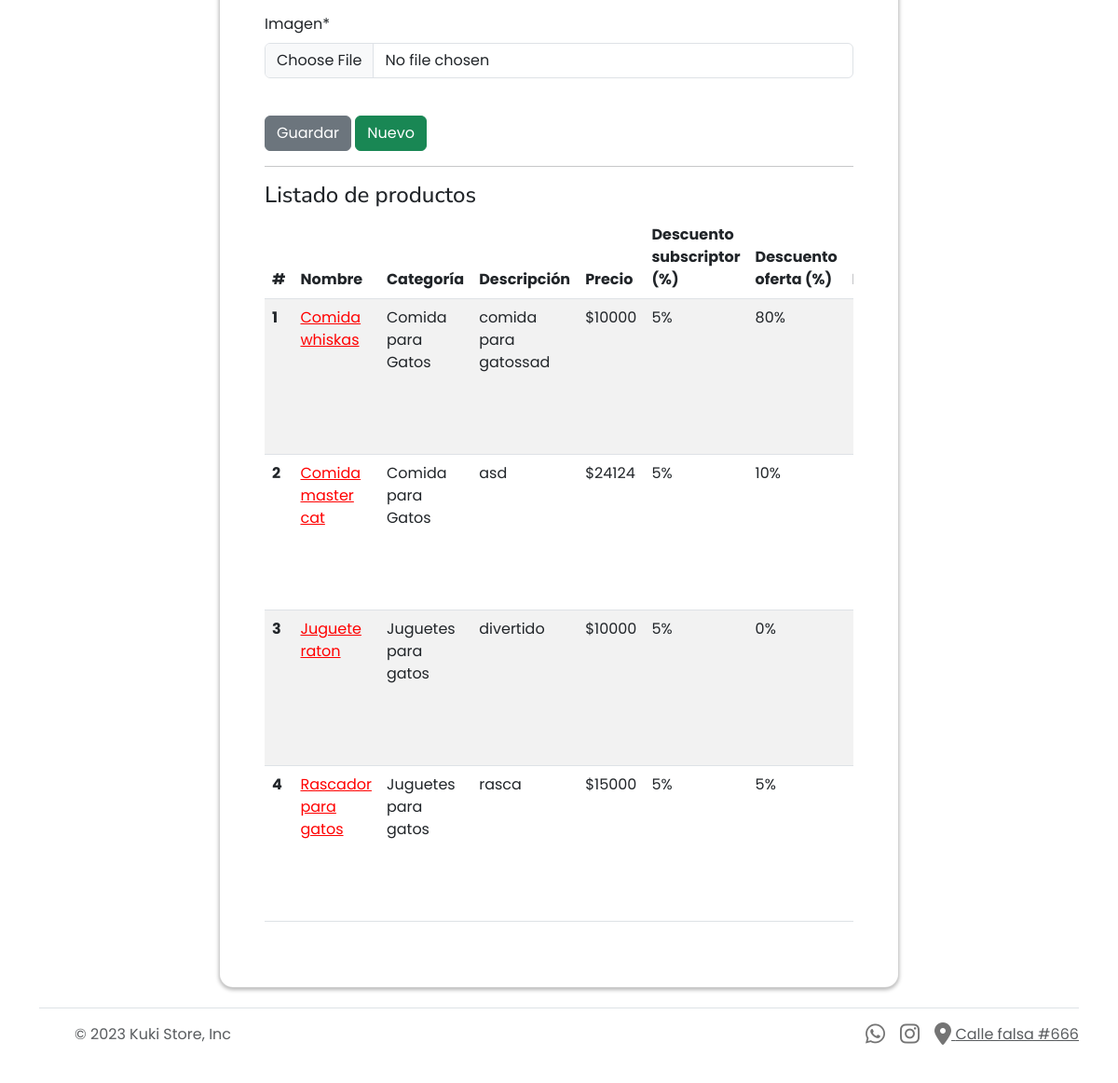
Before: /productos/ins/-1/ (signed in, lower part) with the older database file.
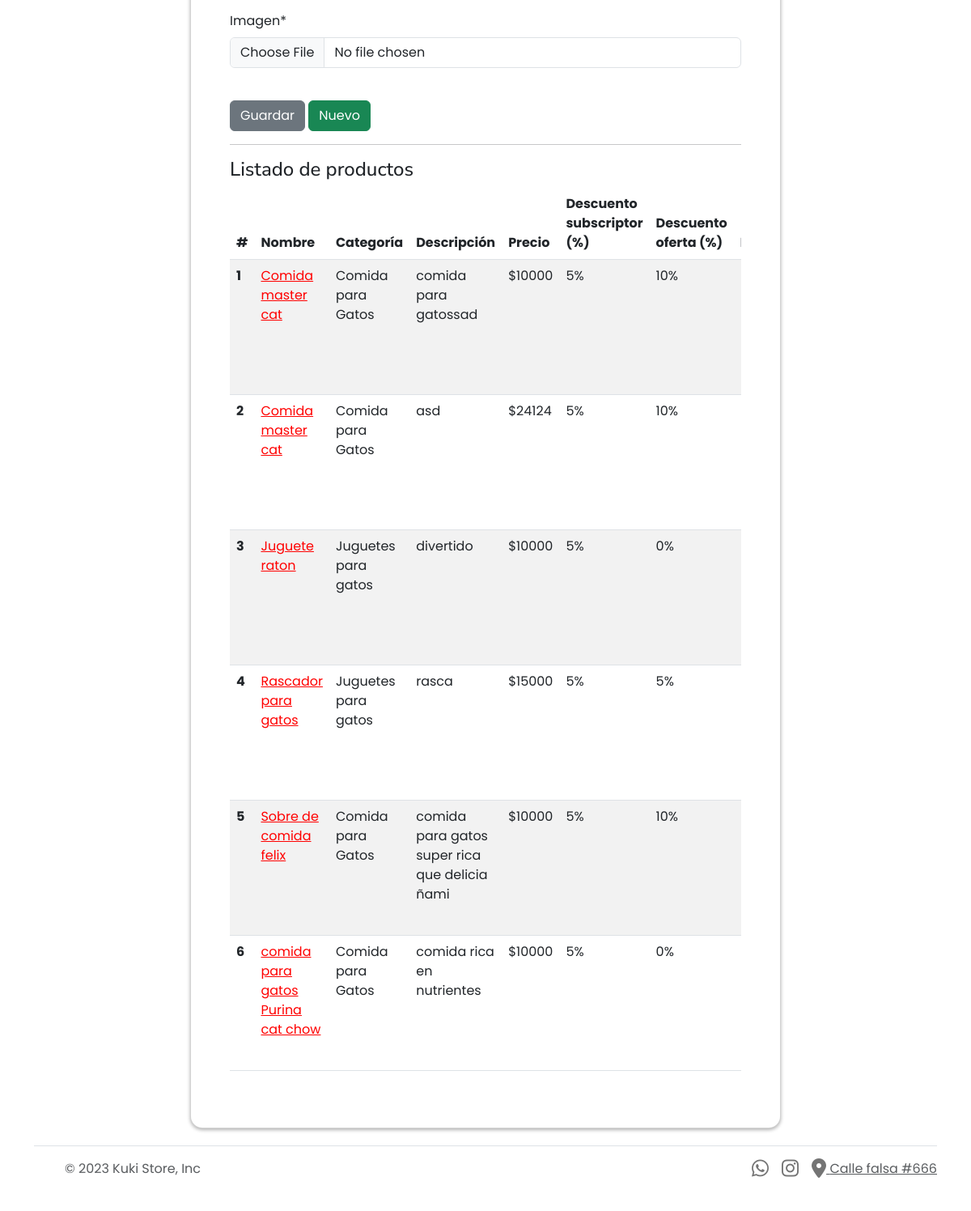
After: the same page with the newer database file.
### core/models.py (models this page shows, shortened)
class Producto(models.Model):
    idProducto = models.AutoField(primary_key=True, verbose_name="Id de producto")
    categoriaProducto = models.ForeignKey(Categoria, on_delete=models.DO_NOTHING, verbose_name="Nombre de la categoría")
    nombreProducto = models.CharField(max_length=80, blank=False, null=False, verbose_name="Nombre del producto")
    descripcionProducto = models.CharField(max_length=80, null=False, blank=False, verbose_name="Descripción del producto")
    precioProducto = models.IntegerField(null=False, blank=False, verbose_name="Precio del producto")
    descuentoSubP = models.IntegerField(null=False, blank=False, validators=[MinValueValidator(0), MaxValueValidator(100)], verbose_name="Descuento subscriptor")
    descuentoSubO = models.IntegerField(null=False, blank=False, validators=[MinValueValidator(0), MaxValueValidator(100)], verbose_name="Descuento oferta")
    imagenProducto = models.ImageField(upload_to="img/", default="sinfoto.jpg", null=False, blank=False, verbose_name="Imagen")

class Categoria(models.Model):
    idCategoria = models.AutoField(primary_key=True, verbose_name="Id de categoría")
    nombreCategoria = models.CharField(max_length=80, blank=False, null=False, verbose_name="Nombre de la categoría")
    def __str__(self):
        return self.nombreCategoria

### core/views.py (the view, shortened to what this page needs)
# urls.py: path('productos/<action>/<id>/', productos, name="productos"),
@user_passes_test(lambda u: u.is_staff)
def productos(request, action, id):
    data = {"form": ProductoForm, "action": action, "id": id}
    if action == 'ins':
        if request.method == "POST":
            form = ProductoForm(request.POST, request.FILES)
            if form.is_valid:
                try:
                    form.save()
                    messages.success(request, "El producto fue ingresado correctamente")
                except:
                    messages.success(request, "No se pueden ingresar dos productos con el mismo ID")
    data["list"] = Producto.objects.all().order_by('idProducto')
    return render(request, "core/productos.html", data)

### core/templates/core/productos.html (shortened to what this page needs)
{% extends 'core/base.html' %}
{% load static %}
{% block content %}
{% load crispy_forms_tags %}
<div class="container">
  <div class="row justify-content-center">
    <div class="col-md-8">
      <div class="card-body card p-5">
        <br>
        <br>
        {% if form %}
        <form id="form" name="form" method="POST" action="" enctype="multipart/form-data">
          <div class="form-group">
            {% csrf_token %} {{ form | crispy }}
        </div><br>
          <button type="submit" class="btn btn-secondary" id="id_guardar">Guardar</button>
          <a class="btn btn-success btnwidth" href="{% url 'productos' 'ins' -1 %}">Nuevo</a>
        </form>
        {% endif %}
        <hr>
        <h4>Listado de productos</h4>
        <div class="table-responsive">
            {% if list %}
          <table class="table table-striped ">
            <thead>
              <tr>
                <th scope="col">#</th>
                <th scope="col">Nombre</th>
                <th scope="col">Categoría</th>
                <th scope="col">Descripción</th>
                <th scope="col">Precio</th>
                <th scope="col">Descuento subscriptor (%)</th>
                <th scope="col">Descuento oferta (%)</th>
                <th scope="col">Imagen</th>
              </tr>
            </thead>
            <tbody>
              {% for pro in list %}
              <tr>
                <th scope="row">{{ pro.idProducto }}</th>
                <td> <a style="color: rgb(255, 0, 0);" href="{% url 'productos' 'upd' pro.idProducto %}">{{ pro.nombreProducto}}</a></td>
                <td>{{ pro.categoriaProducto }}</td>
                <td>{{ pro.descripcionProducto }}</td>
                <td>${{ pro.precioProducto }}</td>
                <td>{{ pro.descuentoSubP }}%</td>
                <td>{{ pro.descuentoSubO }}%</td>
                <td><img class="imagenchica" src="/media/{{ pro.imagenProducto }}" alt="Imagen del producto"></td>
              </tr>
              {% endfor %}
            </tbody>
          </table>
          {% endif %}
        </div>
      </div>
    </div>
  </div>
</div>
{% endblock content %}

Changed rows visible on the page:
changed Producto "comida para gatossad": nombreProducto "Comida whiskas" → "Comida master cat"; descuentoSubO "80" → "10"
added Producto: idProducto "5", nombreProducto "Sobre de comida felix", categoriaProducto "Comida para Gatos", descripcionProducto "comida para gatos super rica que delicia ñami", precioProducto "10000", descuentoSubP "5", descuentoSubO "10"
added Producto: idProducto "6", nombreProducto "comida para gatos Purina cat chow", categoriaProducto "Comida para Gatos", descripcionProducto "comida rica en nutrientes", precioProducto "10000", descuentoSubP "5", descuentoSubO "0"
